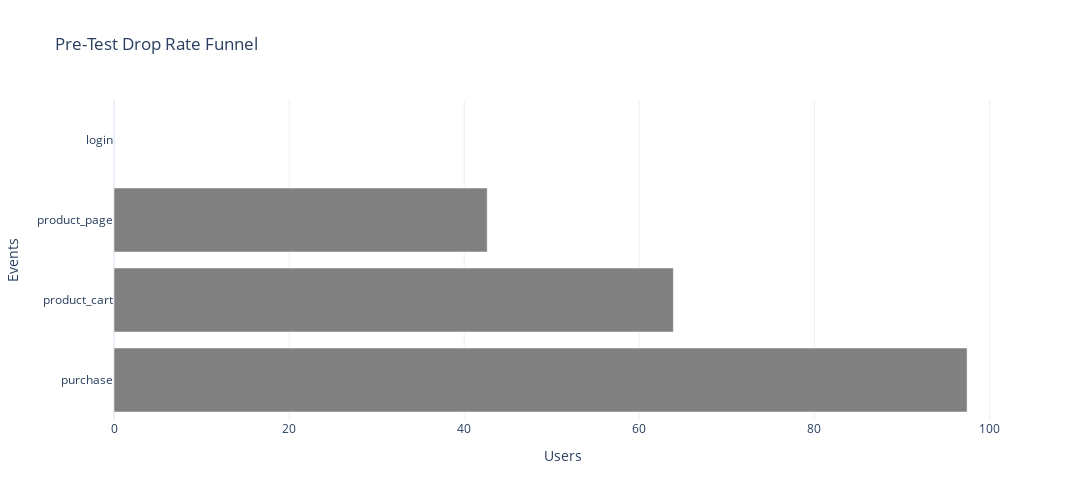

The notebook cell this image was saved under:
### Code cell
plot_horizontal_bar_plotpx(df_funnel.sort_values(by='drop_rate', ascending=False), x='drop_rate', y='event_name', title='Pre-Test Drop Rate Funnel', xlabel='Users', ylabel='Events', sort=False)

### Figure 1 — Plotly figure (JSON) as saved in the notebook; plotly's stock layout.template omitted (floating-point values rounded to 4 significant figures)
{"data": [{"hovertemplate": "drop_rate=%{x}<br>event_name=%{y}<extra></extra>", "legendgroup": "", "marker": {"color": "grey", "pattern": {"shape": ""}}, "name": "", "orientation": "h", "showlegend": false, "textposition": "auto", "type": "bar", "x": [97.44, 63.89, 42.63, NaN], "xaxis": "x", "y": ["purchase", "product_cart", "product_page", "login"], "yaxis": "y"}], "layout": {"barmode": "relative", "height": 500, "legend": {"tracegroupgap": 0}, "title": {"text": "Pre-Test Drop Rate Funnel"}, "width": 1200, "xaxis": {"anchor": "y", "domain": [0, 1], "title": {"text": "Users"}}, "yaxis": {"anchor": "x", "domain": [0, 1], "title": {"text": "Events"}}}}
